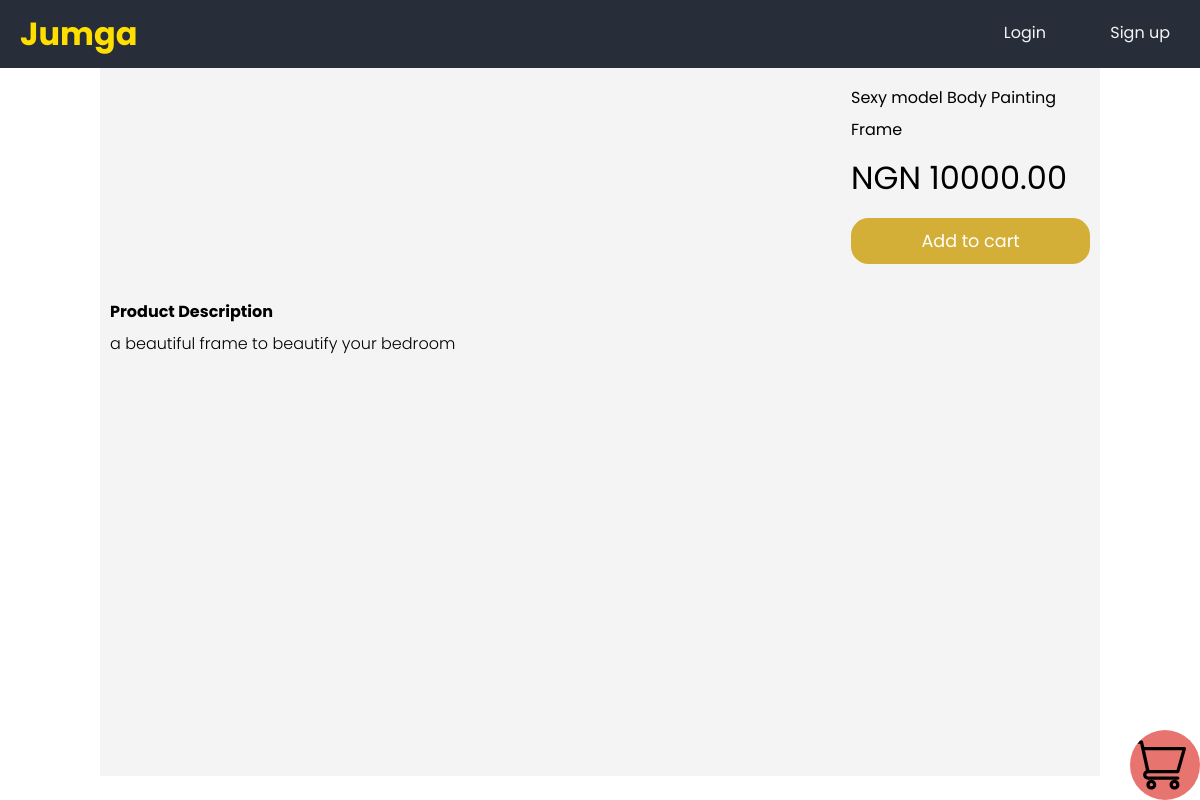
The app's page /product/showcase/4/ with its own data.
### product/models.py (models this page shows, shortened)
class Product(models.Model):
	name = models.CharField(max_length=150)
	image = models.ImageField(null = True)
	description = models.TextField(null=True, blank=True)
	price = models.PositiveIntegerField()
	store = models.ForeignKey(Store, on_delete=models.CASCADE)
	category = models.ForeignKey(Category, null=True, on_delete=models.SET_NULL)
	tags = models.ManyToManyField(Tag, blank=True)
	available_units = models.PositiveIntegerField(blank=False, default=1)
	date_created = models.DateTimeField(auto_now_add=True)
	date_updated = models.DateTimeField(auto_now=True)

### store/models.py (models this page shows, shortened)
class Store(models.Model):
	user = models.OneToOneField(User, on_delete=models.CASCADE)
	name = models.CharField(max_length=100)
	description = models.TextField()
	email = models.EmailField()
	phone_number = PhoneNumberField()
	address_line_1 = models.CharField(max_length=200, null=True)
	address_line_2 = models.CharField(max_length=200, null=True, blank=True)
	city = models.CharField(max_length=50, null=True)
	state = models.CharField(max_length=50, null=True)
	country = models.CharField(max_length=2, choices=CountryChoices.choices, default=CountryChoices.NIGERIA)
	currency = models.CharField(max_length=3, choices=CurrencyChoices.choices, default=CurrencyChoices.NIGEIRA)
	balance = models.IntegerField(default=0)
	is_active = models.BooleanField(default=False)
	has_rider = models.BooleanField(default=False)
	slug = AutoSlugField(populate_from='name')

### product/views.py (the view)
# urls.py: path('showcase/<int:pk>/', views.ProductShowcase.as_view(), name="details"),
class ProductShowcase(DetailView):
    model = Product
    template_name = "product/details.html"

### templates/product/details.html (shortened to what this page needs)
{% extends 'product/base.html' %}
{% load static %}
{% block body %}
<div class="details">
    <div class="detail-grid">
        <div class="product-gallery">
        </div>
        <div class="purchase">
            <p class="product-name">{{ product.name }}</p>
            <p class="details-price">{{ product.store.currency }} <span>{{ product.price }}</span>.00</p>
            <button class = 'add-to-cart' data-product = '{{ product.id }}'>Add to cart</button>
        </div>
    </div>
    <br>
    <div class="product-description">
        <h4>Product Description</h4>
        {{ product.description }}
    </div>
</div>
<div class="cart-link">
    <a href="{% url 'cart' product.store.slug %}">
        <div class="cart-icon" style="background-image: url('{% static 'css/supermarket.svg' %}');">
        </div>
    </a>
</div>
{% endblock %}

### static/css/base.css (style rules this page uses)
* { box-sizing: border-box; text-decoration: none; margin: 0; font-family: 'Poppins', sans-serif; }
body { width: 100%; margin: 0; background: white; }
.add-to-cart { width: 100%; font-size: 1.1em; background-color: #d4af37; color: white; border: 0; border-radius: 1em; margin: 0; padding-top: 10px; padding-bottom: 10px; transition: background-color 0.6s ease-in-out; }
.details { padding: 10px; }
.cart-link { position: fixed; bottom: 0; right: 0; }
.cart-icon { background-color: #e7746f; background-size: 80%; background-position: left center; background-repeat: no-repeat; width: 70px; height: 70px; border-radius: 50%; float: right; padding-top: 7px; }
@media (min-width: 580px) { .detail-grid { display: grid; grid-template-columns: 3fr 1fr; grid-gap: 1.5rem; } }
@media (min-width: 580px) { .purchase { display: flex; flex-direction: column; justify-content: flex-end; } }
@media (min-width: 580px) { .purchase p { font-weight: 400; } }
@media (min-width: 580px) { .details-price { font-size: 2rem; margin-bottom: .5rem; } }
@media (min-width: 580px) { .product-description { font-weight: 300; } }

### records on screen
Product: name "Sexy model Body Painting Frame", store.currency "NGN", price "10000", description "a beautiful frame to beautify your bedroom"
